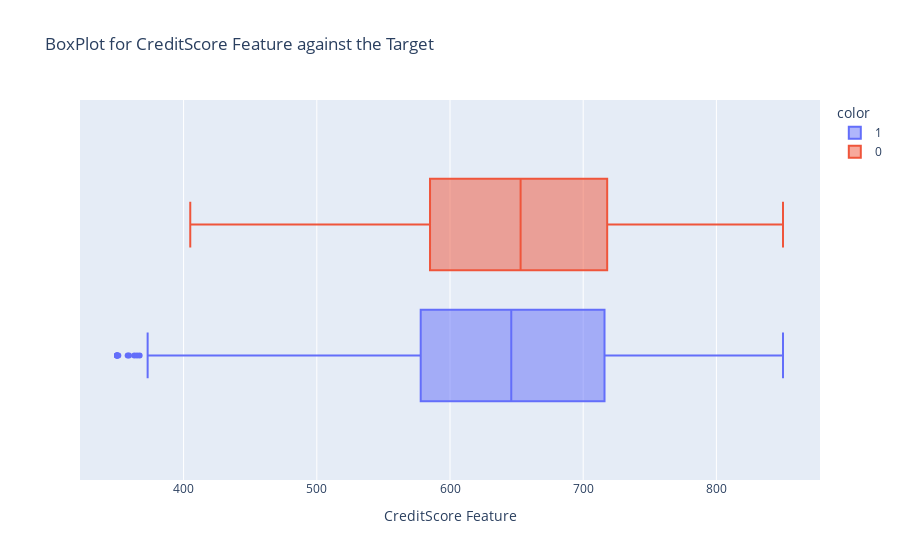
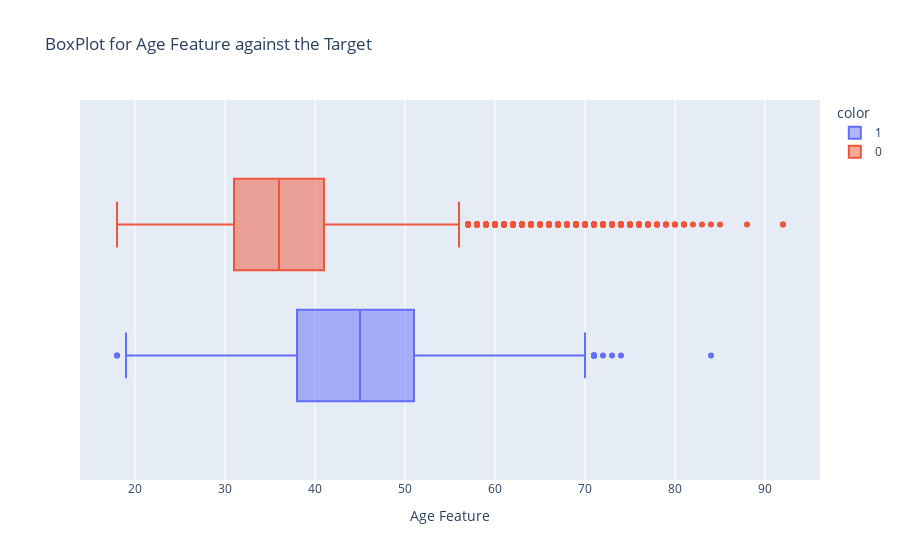
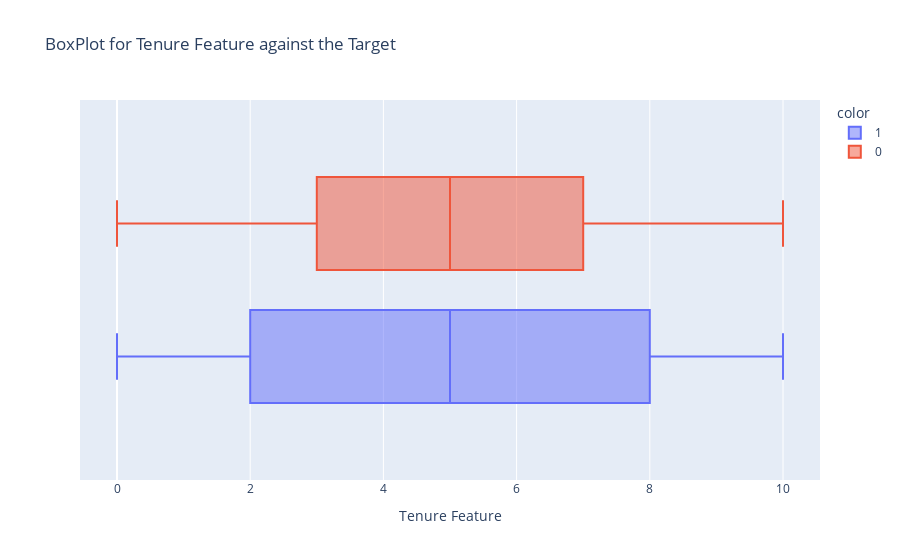
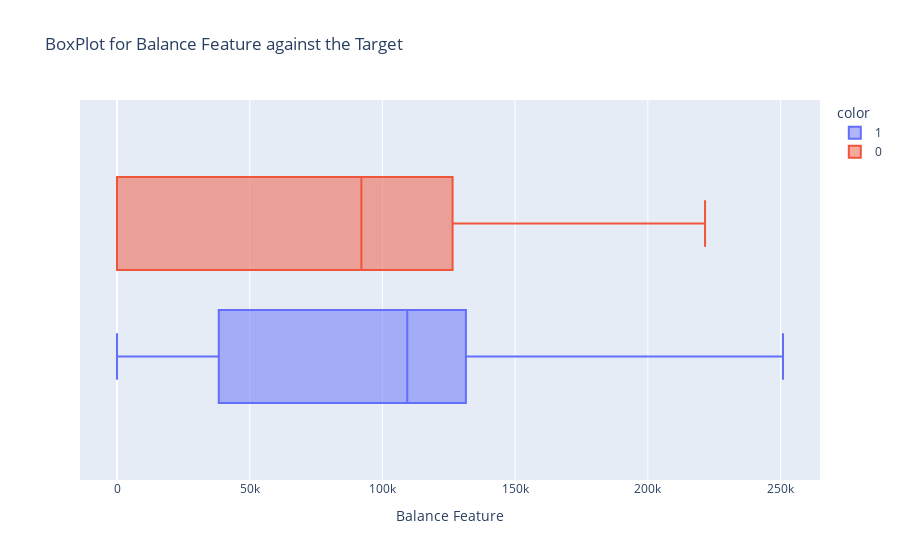

Notebook code cell kept with these figures, in order:
### Code cell
# Select features to plot
plot_cols = ['CreditScore', 'Age', 'Tenure','Balance', 'NumOfProducts', 'EstimatedSalary']

# Plot numeric features against target
plt.Figure(figsize=(3,4))
for col in plot_cols:
    fig = px.box(data_frame=df[plot_cols], x=col, color=df['Exited'], title=f'BoxPlot for {col} Feature against the Target')
    fig.update_layout(xaxis_title=f'{col} Feature')
    fig.show()

### Figure 1 — Plotly figure (JSON) as saved in the notebook; plotly's stock layout.template omitted (floating-point values rounded to 4 significant figures; data arrays with more than 128 entries replaced by an {"elided": "..."} marker saying what was removed)
{"data": [{"alignmentgroup": "True", "hovertemplate": "color=1<br>CreditScore=%{x}<extra></extra>", "legendgroup": "1", "marker": {"color": "#636efa"}, "name": "1", "notched": false, "offsetgroup": "1", "orientation": "h", "showlegend": true, "type": "box", "x": {"elided": "2038 int values"}, "x0": " ", "xaxis": "x", "y0": " ", "yaxis": "y"}, {"alignmentgroup": "True", "hovertemplate": "color=0<br>CreditScore=%{x}<extra></extra>", "legendgroup": "0", "marker": {"color": "#EF553B"}, "name": "0", "notched": false, "offsetgroup": "0", "orientation": "h", "showlegend": true, "type": "box", "x": {"elided": "7962 int values"}, "x0": " ", "xaxis": "x", "y0": " ", "yaxis": "y"}], "layout": {"boxmode": "group", "legend": {"title": {"text": "color"}, "tracegroupgap": 0}, "title": {"text": "BoxPlot for CreditScore Feature against the Target"}, "xaxis": {"anchor": "y", "domain": [0, 1], "title": {"text": "CreditScore Feature"}}, "yaxis": {"anchor": "x", "domain": [0, 1]}}}

### Figure 2 — Plotly figure (JSON) as saved in the notebook; plotly's stock layout.template omitted (floating-point values rounded to 4 significant figures; data arrays with more than 128 entries replaced by an {"elided": "..."} marker saying what was removed)
{"data": [{"alignmentgroup": "True", "hovertemplate": "color=1<br>Age=%{x}<extra></extra>", "legendgroup": "1", "marker": {"color": "#636efa"}, "name": "1", "notched": false, "offsetgroup": "1", "orientation": "h", "showlegend": true, "type": "box", "x": {"elided": "2038 int values"}, "x0": " ", "xaxis": "x", "y0": " ", "yaxis": "y"}, {"alignmentgroup": "True", "hovertemplate": "color=0<br>Age=%{x}<extra></extra>", "legendgroup": "0", "marker": {"color": "#EF553B"}, "name": "0", "notched": false, "offsetgroup": "0", "orientation": "h", "showlegend": true, "type": "box", "x": {"elided": "7962 int values"}, "x0": " ", "xaxis": "x", "y0": " ", "yaxis": "y"}], "layout": {"boxmode": "group", "legend": {"title": {"text": "color"}, "tracegroupgap": 0}, "title": {"text": "BoxPlot for Age Feature against the Target"}, "xaxis": {"anchor": "y", "domain": [0, 1], "title": {"text": "Age Feature"}}, "yaxis": {"anchor": "x", "domain": [0, 1]}}}

### Figure 3 — Plotly figure (JSON) as saved in the notebook; plotly's stock layout.template omitted (floating-point values rounded to 4 significant figures; data arrays with more than 128 entries replaced by an {"elided": "..."} marker saying what was removed)
{"data": [{"alignmentgroup": "True", "hovertemplate": "color=1<br>Tenure=%{x}<extra></extra>", "legendgroup": "1", "marker": {"color": "#636efa"}, "name": "1", "notched": false, "offsetgroup": "1", "orientation": "h", "showlegend": true, "type": "box", "x": {"elided": "2038 int values"}, "x0": " ", "xaxis": "x", "y0": " ", "yaxis": "y"}, {"alignmentgroup": "True", "hovertemplate": "color=0<br>Tenure=%{x}<extra></extra>", "legendgroup": "0", "marker": {"color": "#EF553B"}, "name": "0", "notched": false, "offsetgroup": "0", "orientation": "h", "showlegend": true, "type": "box", "x": {"elided": "7962 int values"}, "x0": " ", "xaxis": "x", "y0": " ", "yaxis": "y"}], "layout": {"boxmode": "group", "legend": {"title": {"text": "color"}, "tracegroupgap": 0}, "title": {"text": "BoxPlot for Tenure Feature against the Target"}, "xaxis": {"anchor": "y", "domain": [0, 1], "title": {"text": "Tenure Feature"}}, "yaxis": {"anchor": "x", "domain": [0, 1]}}}

### Figure 4 — Plotly figure (JSON) as saved in the notebook; plotly's stock layout.template omitted (floating-point values rounded to 4 significant figures; data arrays with more than 128 entries replaced by an {"elided": "..."} marker saying what was removed)
{"data": [{"alignmentgroup": "True", "hovertemplate": "color=1<br>Balance=%{x}<extra></extra>", "legendgroup": "1", "marker": {"color": "#636efa"}, "name": "1", "notched": false, "offsetgroup": "1", "orientation": "h", "showlegend": true, "type": "box", "x": {"elided": "2038 float values"}, "x0": " ", "xaxis": "x", "y0": " ", "yaxis": "y"}, {"alignmentgroup": "True", "hovertemplate": "color=0<br>Balance=%{x}<extra></extra>", "legendgroup": "0", "marker": {"color": "#EF553B"}, "name": "0", "notched": false, "offsetgroup": "0", "orientation": "h", "showlegend": true, "type": "box", "x": {"elided": "7962 float values"}, "x0": " ", "xaxis": "x", "y0": " ", "yaxis": "y"}], "layout": {"boxmode": "group", "legend": {"title": {"text": "color"}, "tracegroupgap": 0}, "title": {"text": "BoxPlot for Balance Feature against the Target"}, "xaxis": {"anchor": "y", "domain": [0, 1], "title": {"text": "Balance Feature"}}, "yaxis": {"anchor": "x", "domain": [0, 1]}}}
